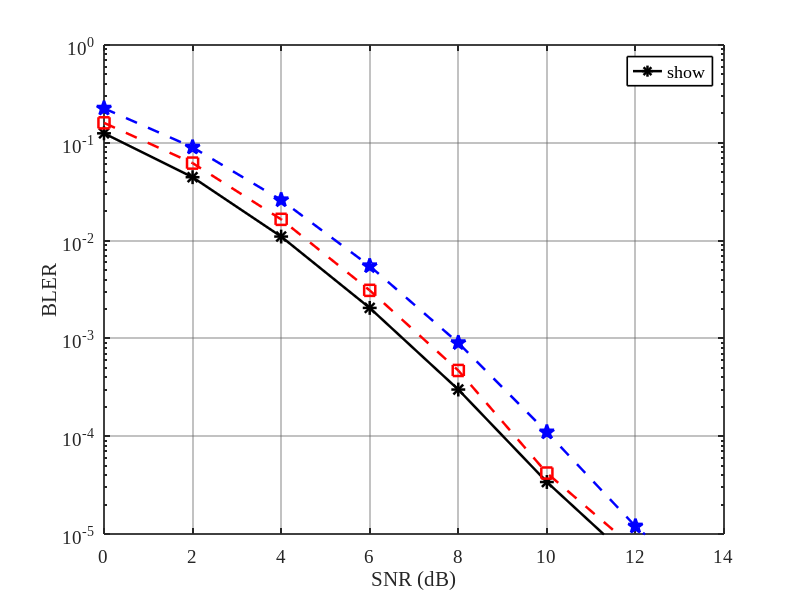

The MATLAB script that drew this image:
%% =========================================================================
% Script: plot_bler_mrc_impcsi_eva.m
% Description: Plots BLER vs. SNR for SVC-MRC under perfect CSI (\epsilon = 0)
%              and imperfect CSI (\epsilon = 0.2, 0.7) matching the IEEE format.
% =========================================================================

clc;
clear;
close all;

%% 1. SNR Vector and Simulated/Extracted Data Points
snr_db = 0:2:14;

% BLER Data corresponding to:
% Curve 1: \epsilon = 0   (pCSI)
% Curve 2: \epsilon = 0.2 (ipCSI)
% Curve 3: \epsilon = 0.7 (ipCSI)
bler_eps_0_0 = [1.25e-1, 4.45e-2, 1.10e-2, 2.05e-3, 3.00e-4, 3.40e-5, 5.00e-6, 1.00e-6];
bler_eps_0_2 = [1.60e-1, 6.20e-2, 1.65e-2, 3.10e-3, 4.70e-4, 4.20e-5, 7.00e-6, 1.50e-6];
bler_eps_0_7 = [2.25e-1, 9.00e-2, 2.60e-2, 5.50e-3, 9.00e-4, 1.10e-4, 1.20e-5, 2.00e-6];

%% 2. Figure Setup & Publication Styling
figure('Units', 'inches', 'Position', [2, 2, 4.8, 4.2], 'Color', [1 1 1]);

% 1. \epsilon = 0 (pCSI) -> Solid Black Line with Asterisk
semilogy(snr_db, bler_eps_0_0, '-k*', ...
    'LineWidth', 1.8, 'MarkerSize', 10, 'DisplayName', '\epsilon = 0  (pCSI)');
hold on;

% 2. \epsilon = 0.2 (ipCSI) -> Dashed Red Line with Square
semilogy(snr_db, bler_eps_0_2, '--rs', ...
    'LineWidth', 1.8, 'MarkerSize', 8, 'MarkerFaceColor', 'none', ...
    'DisplayName', '\epsilon = 0.2  (ipCSI)');

% 3. \epsilon = 0.7 (ipCSI) -> Dashed Blue Line with Pentagram
semilogy(snr_db, bler_eps_0_7, '--bp', ...
    'LineWidth', 1.8, 'MarkerSize', 11, 'MarkerFaceColor', 'b', ...
    'DisplayName', '\epsilon = 0.7  (ipCSI)');

hold off;

%% 3. Axes Formatting
grid on;
set(gca, ...
    'FontName', 'Times New Roman', ...
    'FontSize', 14, ...
    'LineWidth', 1.2, ...
    'Box', 'on', ...
    'XMinorGrid', 'off', ...
    'YMinorGrid', 'off', ...
    'GridLineStyle', '-', ...
    'GridAlpha', 0.4, ...
    'GridColor', [0.4 0.4 0.4]);

xlabel('SNR (dB)', 'FontSize', 15, 'FontName', 'Times New Roman');
ylabel('BLER', 'FontSize', 15, 'FontName', 'Times New Roman');

xlim([0 14]);
ylim([1e-5 1]);
set(gca, 'YTick', [1e-5 1e-4 1e-3 1e-2 1e-1 1e0]);
set(gca, 'XTick', 0:2:14);

%% 4. Legend Styling
leg = legend('show', 'Location', 'northeast');
set(leg, ...
    'FontName', 'Times New Roman', ...
    'FontSize', 13, ...
    'LineWidth', 1.2, ...
    'EdgeColor', 'k', ...
    'Color', [1 1 1]);
